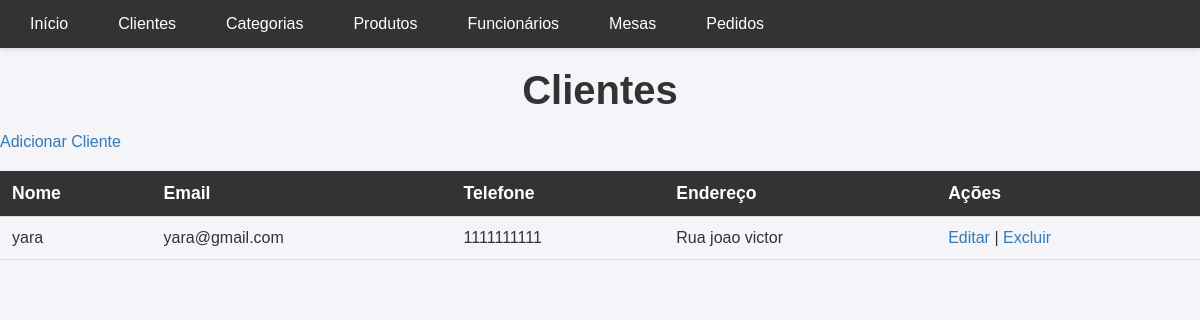
The page /cliente/ on the database as committed earlier.
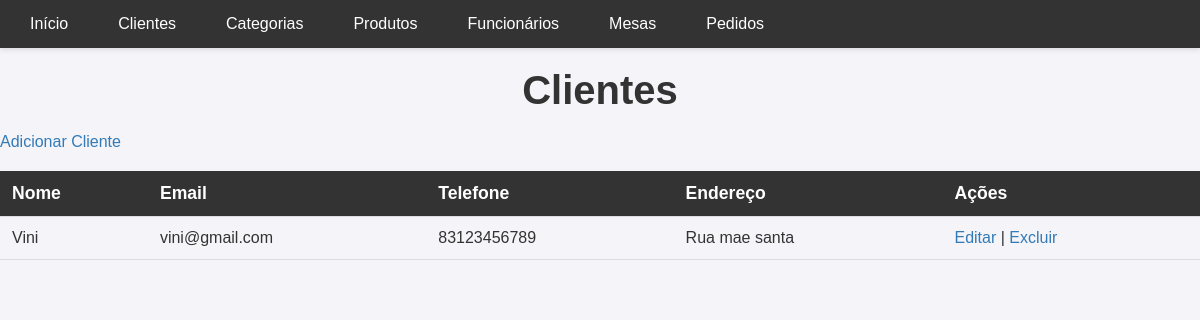
The same page on the database as committed later.
### gerenciamento/models.py (models this page shows, shortened)
class Cliente(models.Model):
    nome = models.CharField(max_length=100)
    email = models.EmailField(unique=True)
    telefone = models.CharField(max_length=15)
    endereco = models.TextField()

### gerenciamento/views.py (the view)
# urls.py: path('cliente/', views.listar_clientes, name='listar_clientes'),
def listar_clientes(request):
    clientes = Cliente.objects.all()
    return render(request, 'gerenciamento/cliente/list.html', {'clientes': clientes})

### gerenciamento/templates/gerenciamento/cliente/list.html (shortened to what this page needs)
{% extends 'gerenciamento/base.html' %}
{% block content %}
<h1>Clientes</h1>
<a href="{% url 'criar_cliente' %}">Adicionar Cliente</a>
<table>
    <thead>
        <tr>
            <th>Nome</th>
            <th>Email</th>
            <th>Telefone</th>
            <th>Endereço</th>
            <th>Ações</th>
        </tr>
    </thead>
    <tbody>
        {% for cliente in clientes %}
        <tr>
            <td>{{ cliente.nome }}</td>
            <td>{{ cliente.email }}</td>
            <td>{{ cliente.telefone }}</td>
            <td>{{ cliente.endereco }}</td>
            <td>
                <a href="{% url 'editar_cliente' cliente.id %}">Editar</a> |
                <a href="{% url 'excluir_cliente' cliente.id %}" onclick="return confirm('Tem certeza que deseja excluir?');">Excluir</a>
            </td>
        </tr>
        {% endfor %}
    </tbody>
</table>
{% endblock %}

Rows that differ between the two databases and show on the page:
removed Cliente: nome "yara", email "yara@gmail.com", telefone "1111111111", endereco "Rua joao victor"
added Cliente: nome "Vini", email "vini@gmail.com", telefone "83123456789", endereco "Rua mae santa"
